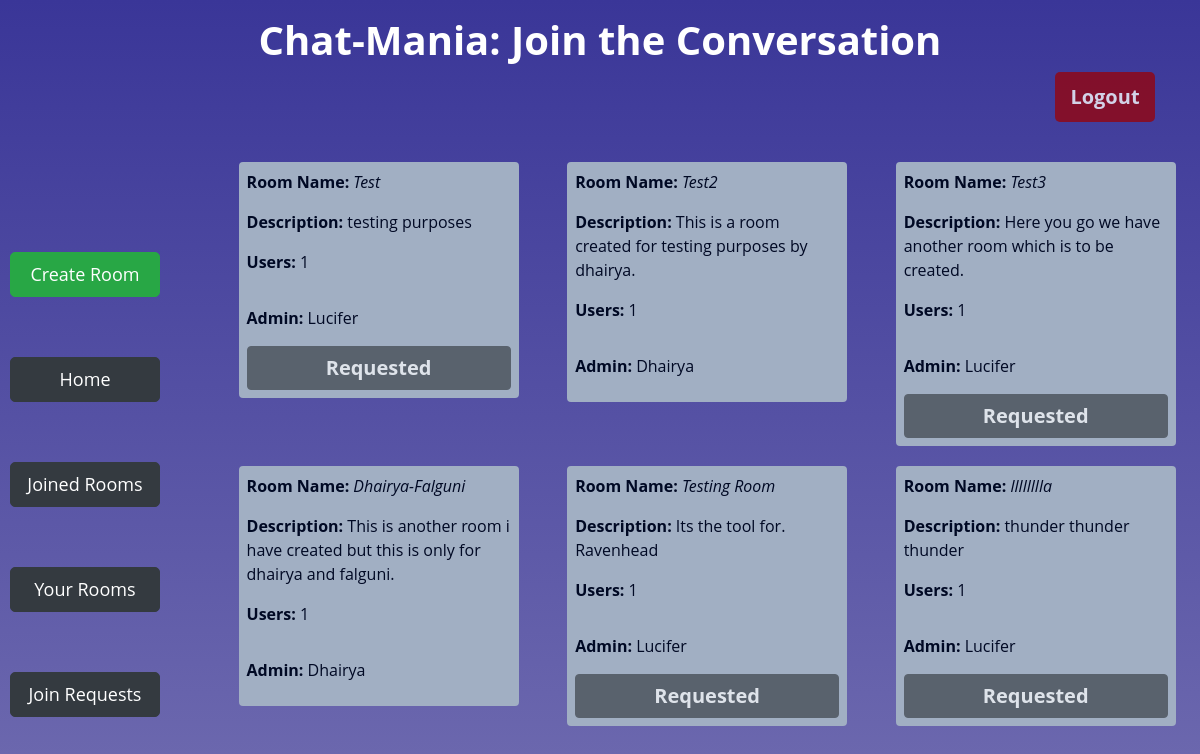
Before: / (signed in) with the older database file.
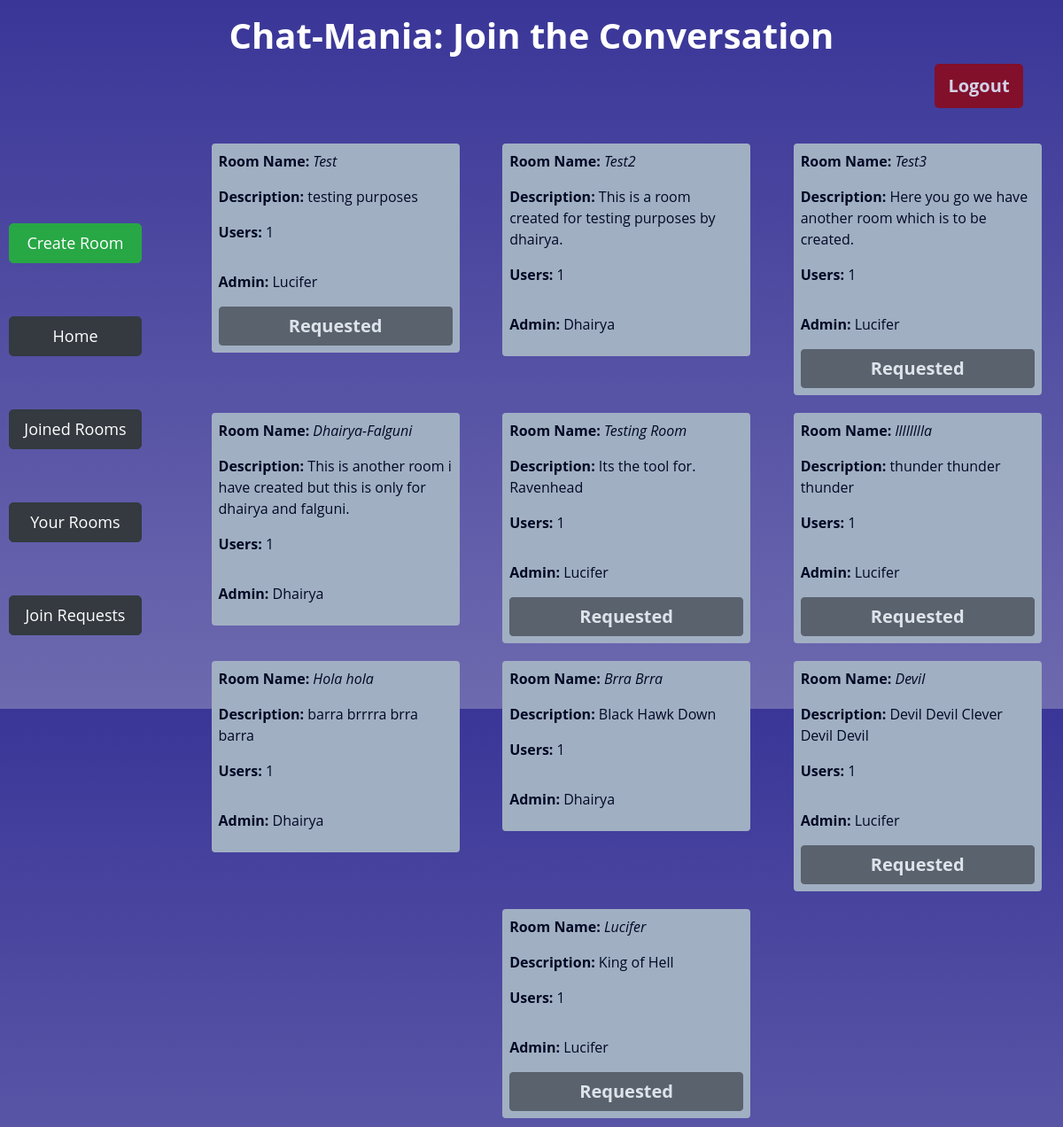
After: the same page with the newer database file.
### app/models.py (models this page shows)
class Room(models.Model):
    name = models.CharField(max_length=64,unique=True)
    description = models.CharField(max_length=256)
    admin = models.ForeignKey(User, on_delete=models.CASCADE, related_name="get_admin")
    numberUsers = models.IntegerField(default=1)
    def __str__(self):
        return f"{self.name} created by {self.admin.username}"

class User(AbstractUser):
    joinedRooms = models.IntegerField(default=0)
    createdRooms = models.IntegerField(default=0)
    def __str__(self):
        return f"{self.username}"

### app/views.py (the view)
# urls.py: path('', views.index, name='index'),
@login_required(login_url="login")
def index(request):
    rooms = Room.objects.all()
    print(rooms)
    join_requests = JoinRequests.objects.filter(user=request.user)
    x = [room.room for room in join_requests]
    print(x)
    return render(request, 'app/index.html', {
        'rooms': rooms,
        'join_requests': join_requests,
        'x': x,
    })

### app/templates/app/index.html (shortened to what this page needs)
{% extends 'app/layout.html' %}
{% block body %}
    <div class="container">
        <div class="row">
            <div class="col-md-12 mt-3">
                <h1 class="text-center" style="font-weight: 700;">Chat-Mania: Join the Conversation</h1>
                <form action="{% url 'logout' %}" method="post">
                 <input type="submit" id="logout-btn" class="btn btn-danger float-right" style="border: none;" value="Logout">
                </form>
             </div>
         </div>
    </div>
    <div class="d-flex flex-row">
    <div class="btn-Cont d-flex flex-column justify-content-around">
        <a id="lbtn" href="{% url 'create' %}" class="btn  btn-success">Create Room</a>
        <a id="lbtn" href="{% url 'index' %}" class="btn  btn-dark">Home</a>
        <button id="lbtn" class="btn  btn-dark">Joined Rooms</button>
        <a id="lbtn" class="btn  btn-dark" href="{% url 'your_rooms' %}" >Your Rooms</a>
        <a id="lbtn" class="btn btn-dark" href="{% url 'join_requests' %}">Join Requests</a>
    </div>
     <div class="d-flex flex-row justify-content-around flex-wrap" id="room-cont">
        {% for room in rooms%}
        <div class="room p-1">
                <p><b>Room Name:</b> <i> {{room.name}} </i> </p>
                <p> <b>Description:</b> {{room.description}} </p>
                <p><b>Users:</b> {{room.numberUsers}} </p>
              <p class="pt-3 align-bottom"><b>Admin:</b> {{room.admin}} </p>
              {% if user != room.admin %}
                    {% if room in x %}
                        <button id="join-btn" class="btn btn-dark disable" disabled>Requested</button>
                    {% else %}
                    <button id="join-btn" class="btn btn-dark" value="{{room.id}}">Join</button>
                    {% endif %}
              {% endif %}
        </div>
        {% endfor %}
     </div>
    </div>
{% endblock %}

### app/templates/app/layout.html (shortened to what this page needs)
{% load static %}
<!DOCTYPE html>
<html lang="en">
    <head>
        <link rel="stylesheet" href="https://stackpath.bootstrapcdn.com/bootstrap/4.4.1/css/bootstrap.min.css">
        <link rel="stylesheet" href="https://cdn.jsdelivr.net/npm/bootstrap-icons@1.5.0/font/bootstrap-icons.css">
        <link rel="stylesheet" href="{% static 'app/style.css' %}">
    </head>
    <body>
            {% block body %}
            {% endblock %}
    </body>
</html>

### app/static/app/style.css (style rules this page uses)
body { background: linear-gradient(to bottom, rgb(58,54,152) , rgb(110,106,175) ); font-family: 'Open Sans', sans-serif; color: #fff; height: 100vh; margin: 0; padding: 0; }
#logout-btn { background-color: #97030A; color: #fff; border-radius: 5px; width: 100px; height: 50px; font-size: 20px; font-weight: bold; opacity: 0.77; }
.btn-Cont { display: flex; margin-left: 10px; margin-top: 70px; width: 200px; height: 300px; }
#lbtn { width: 150px; height: 50px; font-size: 18px; font-weight: normal; border-radius: 5px; margin-top: 60px; padding: 8px; }
#room-cont { margin-left: 40px; flex-wrap: wrap; display: flex; width: 100%; margin-top: 30px; }
.room { padding-left: 18px; padding-right: 18px; padding-top: 10px; width: 280px; height: fit-content; margin: 10px; border-radius: 4px; border: 4px solid #A1AFC3; background-color: #A1AFC3; color: #000924; }
#join-btn { width: 100%; font-size: 20px; font-weight: bold; }

Changed rows visible on the page:
added Room: name "Hola hola", description "barra brrrra brra barra", numberUsers "1", admin "Dhairya"
added Room: name "Brra Brra", description "Black Hawk Down", numberUsers "1", admin "Dhairya"
added Room: name "Devil", description "Devil Devil Clever Devil Devil", numberUsers "1", admin "Lucifer", shows "Requested"
added Room: name "Lucifer", description "King of Hell", numberUsers "1", admin "Lucifer", shows "Requested"
